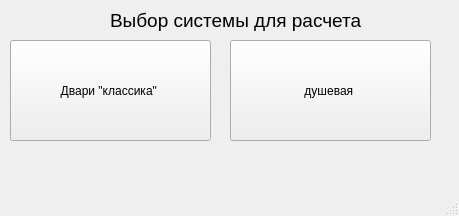
<?xml version="1.0" encoding="UTF-8"?>
<ui version="4.0">
 <class>MainWindow</class>
 <widget class="QMainWindow" name="MainWindow">
  <property name="geometry">
   <rect>
    <x>0</x>
    <y>0</y>
    <width>459</width>
    <height>216</height>
   </rect>
  </property>
  <property name="windowTitle">
   <string>MainWindow</string>
  </property>
  <widget class="QWidget" name="centralwidget">
   <widget class="QPushButton" name="pushButton">
    <property name="geometry">
     <rect>
      <x>10</x>
      <y>40</y>
      <width>201</width>
      <height>101</height>
     </rect>
    </property>
    <property name="text">
     <string>Двари &quot;классика&quot; </string>
    </property>
   </widget>
   <widget class="QLabel" name="label">
    <property name="geometry">
     <rect>
      <x>110</x>
      <y>10</y>
      <width>251</width>
      <height>21</height>
     </rect>
    </property>
    <property name="font">
     <font>
      <pointsize>14</pointsize>
     </font>
    </property>
    <property name="text">
     <string>Выбор системы для расчета</string>
    </property>
   </widget>
   <widget class="QPushButton" name="pushButton_2">
    <property name="geometry">
     <rect>
      <x>230</x>
      <y>40</y>
      <width>201</width>
      <height>101</height>
     </rect>
    </property>
    <property name="text">
     <string>душевая </string>
    </property>
   </widget>
  </widget>
  <widget class="QMenuBar" name="menubar">
   <property name="geometry">
    <rect>
     <x>0</x>
     <y>0</y>
     <width>459</width>
     <height>21</height>
    </rect>
   </property>
  </widget>
  <widget class="QStatusBar" name="statusbar"/>
 </widget>
 <resources/>
 <connections/>
</ui>
